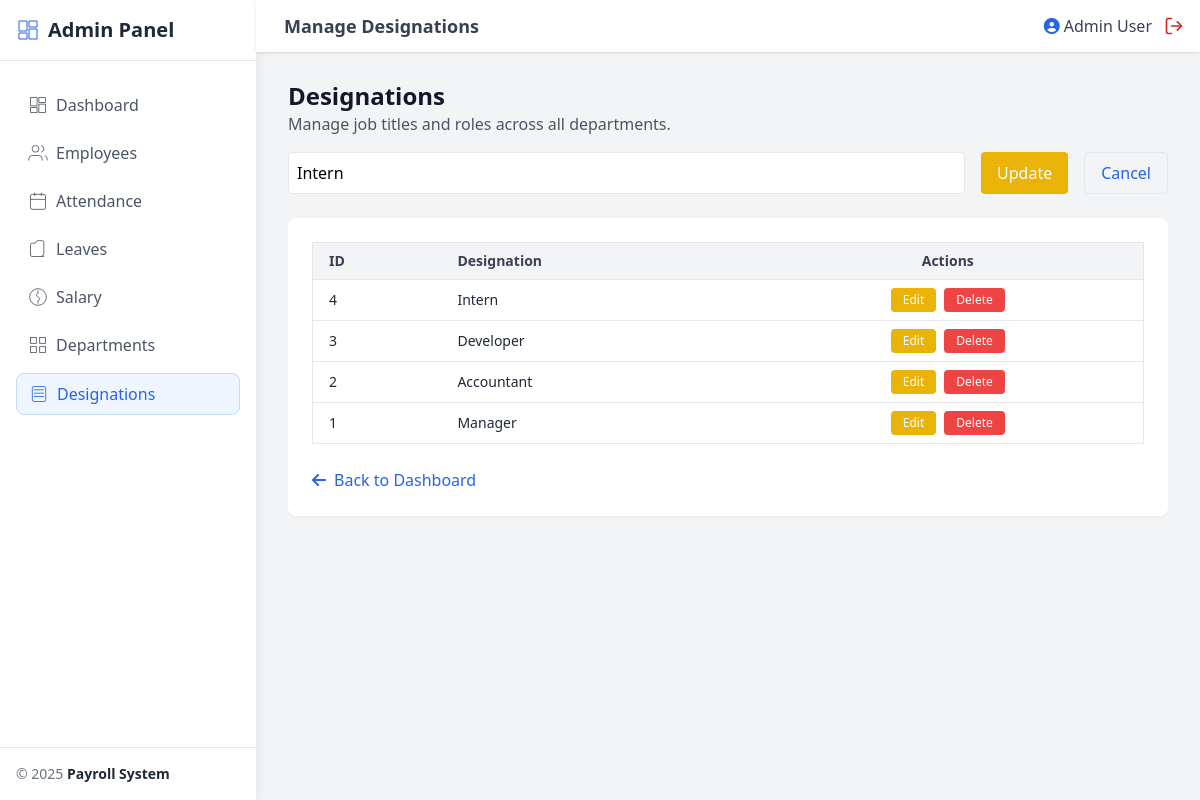
Page /admin/designations.php?edit=4 (signed in) on the committed database.
### tables this page shows
CREATE TABLE designations (
    id INT AUTO_INCREMENT PRIMARY KEY,
    title VARCHAR(100) NOT NULL
);

### admin/designations.php (the view, shortened to what this page needs)
<?php
require '../includes/auth.php';
$emp = $_SESSION['user'];
$result = $conn->query("SELECT * FROM designations ORDER BY id DESC");
$edit = null;
if (isset($_GET['edit'])) {
  $id = (int) $_GET['edit'];
  $stmt = $conn->prepare("SELECT * FROM designations WHERE id=?");
  $stmt->bind_param("i", $id);
  $stmt->execute();
  $edit = $stmt->get_result()->fetch_assoc();
}
?>
<!DOCTYPE html>
<html lang="en">
<head>
  <script src="https://cdn.tailwindcss.com"></script>
  <link href="https://cdnjs.cloudflare.com/ajax/libs/font-awesome/6.5.0/css/all.min.css" rel="stylesheet">
</head>
<body class="bg-gray-100">
  <?php include_once '../includes/sidebar.php'; ?>
  <div class="flex-1 flex flex-col min-h-screen md:ml-64">
    <header class="fixed top-0 left-0 right-0 md:left-64 bg-white shadow flex justify-between items-center px-4 py-3 z-40">
      <div class="flex items-center space-x-3">
        <h1 class="text-lg font-semibold text-gray-700">Manage Designations</h1>
      </div>
      <div class="flex items-center space-x-3">
        <span class="text-gray-700 flex items-center">
          <i class="fas fa-user-circle text-blue-600 mr-1"></i>
          <?php echo htmlspecialchars($emp['name']); ?>
        </span>
        <a href="../logout.php" class="text-red-600 hover:text-red-800">
        </a>
      </div>
    </header>
    <main class="flex-1 pt-20 px-4 md:px-8 pb-8">
      <div class="flex flex-col sm:flex-row justify-between items-start sm:items-center space-y-4 sm:space-y-0 mb-4">
        <div>
          <h2 class="text-2xl font-bold text-gray-900">Designations</h2>
          <p class="text-gray-600"> Manage job titles and roles across all departments.</p>
        </div>
      </div>
      <div class="mb-6">
        <form method="post" class="flex flex-col md:flex-row gap-2">
          <input type="text" name="designation" placeholder="Enter Designation"
            class="border p-2 rounded flex-grow focus:outline-none focus:ring"
            value="<?= $edit ? htmlspecialchars($edit['title']) : '' ?>" required>
          <?php if ($edit): ?>
            <button type="submit" name="edit" value="<?= $edit['id'] ?>"
              class="bg-yellow-500 text-white px-4 py-2 rounded hover:bg-yellow-600 mt-2 md:mt-0 md:ml-2">
              Update
            </button>
            <a href="designations.php"
              class="px-4 py-2 border rounded text-blue-600 hover:underline mt-2 md:mt-0 md:ml-2">
              Cancel
            </a>
          <?php endif; ?>
        </form>
      </div>
      <div class="bg-white shadow-sm rounded-lg p-6">
        <div class="overflow-x-auto">
          <table class="w-full border border-gray-200 rounded-lg text-sm">
            <thead class="bg-gray-100 text-gray-700">
              <tr>
                <th class="px-4 py-2 text-left">ID</th>
                <th class="px-4 py-2 text-left">Designation</th>
                <th class="px-4 py-2 text-center">Actions</th>
              </tr>
            </thead>
            <tbody>
              <?php while ($row = $result->fetch_assoc()): ?>
                <tr class="border-t hover:bg-gray-50 transition">
                  <td class="px-4 py-2 text-gray-800"><?= $row['id'] ?></td>
                  <td class="px-4 py-2 font-medium text-gray-800"><?= htmlspecialchars($row['title']) ?></td>
                  <td class="px-4 py-2">
                    <div class="flex justify-center flex-wrap gap-2">
                      <a href="?edit=<?= $row['id'] ?>"
                        class="bg-yellow-500 hover:bg-yellow-600 text-white px-3 py-1 rounded text-xs transition">
                        Edit
                      </a>
                      <a href="?delete=<?= $row['id'] ?>"
                        onclick="return confirm('Are you sure you want to delete this designation?')"
                        class="bg-red-500 hover:bg-red-600 text-white px-3 py-1 rounded text-xs transition">
                        Delete
                      </a>
                    </div>
                  </td>
                </tr>
              <?php endwhile; ?>
            </tbody>
          </table>
        </div>
        <div class="mt-6 text-center md:text-left">
          <a href="dashboard.php"
            class="text-blue-600 hover:underline flex items-center justify-center md:justify-start">
            <i class="fa-solid fa-arrow-left mr-2"></i> Back to Dashboard
          </a>
        </div>
      </div>
    </main>
  </div>
</body>
</html>

### rows in the picture
designations: designation "Intern", id "4", title "Intern"
designations: id "3", title "Developer"
designations: id "2", title "Accountant"
designations: id "1", title "Manager"

### other values in the picture
$item['title'] "Dashboard"
$item['title'] "Employees"
$item['title'] "Attendance"
$item['title'] "Leaves"
$item['title'] "Salary"
$item['title'] "Departments"
$item['title'] "Designations"
$emp['name'] "Admin User"
